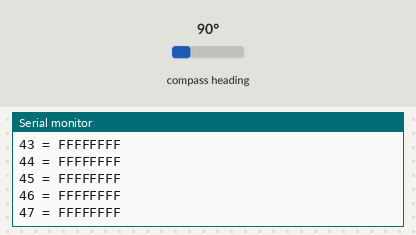
A sketch run on a simulated Arduino Uno, built with avr-gcc and run on an emulated ATmega328P. Shown: the last lines printed to the serial monitor. Wiring (inferred from the names in the program): QMC5883L compass at I2C address 0x0D. The test bench sets the inputs (shaded band); at power-on: compass heading 90°.

Above: at 1.2 s.
1.3 s: compass heading set to 7°
At 1.69 s:
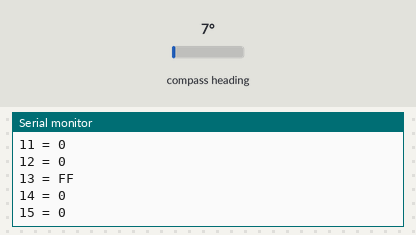
2.9 s: compass heading set to 269°
At 2.94 s:
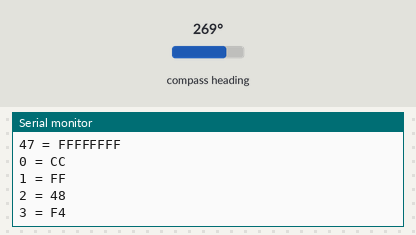
4.5 s: compass heading set to 352°
At 4.62 s:
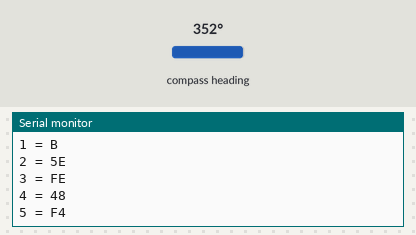
Timing chart, 0 to 7.3 s (numbered marks = the images above; inputs shaded):
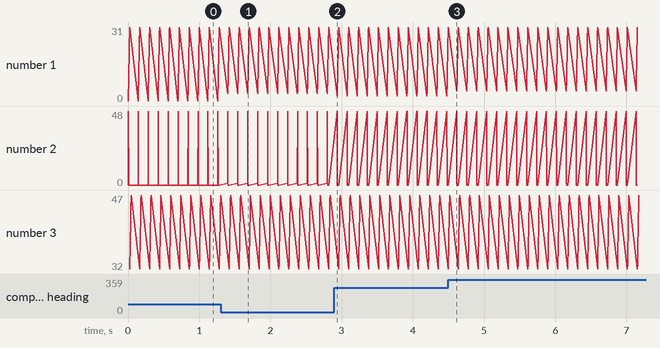

Measured:
- after the input at 1.3 s, the serial monitor: prints a new line after 0.10 s (image 1)
- after the input at 2.9 s, the serial monitor: prints a new line at once (image 2)
- after the input at 4.5 s, the serial monitor: prints a new line after 0.12 s (image 3)

The sketch:

I2C_Scaner.ino
```cpp
#include <Wire.h>  // подключим стандартную библиотеку I2C
#define addr 0x0D // I2C адрес цифрового компаса HMC5883L

void setup() {
  Serial.begin(115200); // инициализация последовательного порта
  Wire.begin(); // инициализация I2C
}

void loop() {

  Wire.beginTransmission(addr); // начинаем связь с устройством по адресу 0x1E
  Wire.write(0x00); // регистр, с которого мы начнём запрашивать данные
  Wire.endTransmission();

  Wire.requestFrom(addr, 48, true); // запрашиваем 3 байта у ведомого
  while( Wire.available() )
  {
    for (int i = 0; i < 48;i++) {
      Serial.print(i);
      Serial.print(" = ");
      Serial.println(Wire.read(), HEX);
    }
    /*
    char a = Wire.read(); // считываем байт из регистра 0xA; устройство само переходит к следующему регистру
    char b = Wire.read(); // считываем байт из регистра 0xB
    char c = Wire.read(); // считываем байт из регистра 0xС

   // Выводим считанное в последовательный порт:
    Serial.print("A = ");
    Serial.println(a, HEX);
    Serial.print("B = ");
    Serial.println(b, HEX);
    Serial.print("C = ");
    Serial.println(c, HEX);
    Serial.println();   */
  }
  delay(100);
}
```
